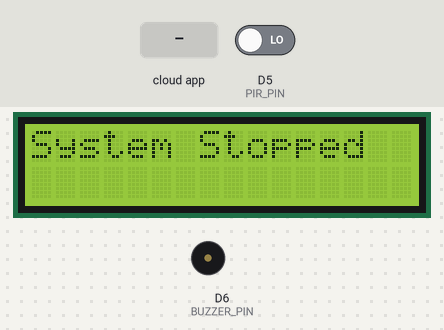
Simulated run of this sketch. Board: ESP8266 (NodeMCU). Parts: 16×2 character LCD, buzzer (waves = sounding, pin HIGH). The test bench sets the inputs (shaded band); at power-on: D5 (PIR_PIN) LOW. WiFi joins after 1.5 s; servers stay silent unless stated; network time is answered at once with the bench clock; the local clock reads 2024-03-15 10:24:30 at power-on unless the sketch sets it; the Firebase database answers and starts empty; what the sketch prints to the serial monitor is not drawn.

Above: at 5.3 s.
5.4 s: the phone or cloud app sets systemEnabled to 1
At 6.0 s:
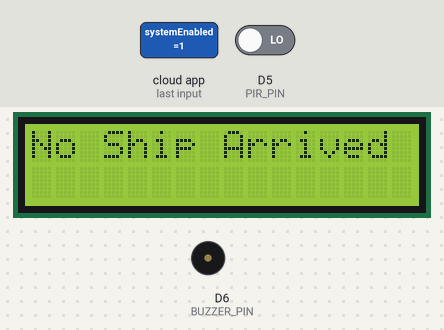
7.1 s: D5 (PIR_PIN) driven HIGH
At 7.9 s:
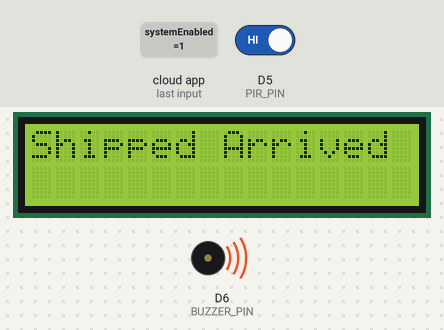
8.7 s: D5 (PIR_PIN) driven LOW
At 9.9 s:
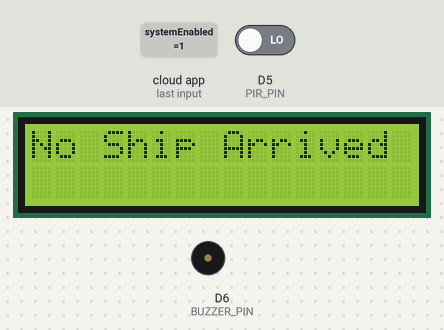
10.2 s: the phone or cloud app sets systemEnabled to 0
At 11.7 s:
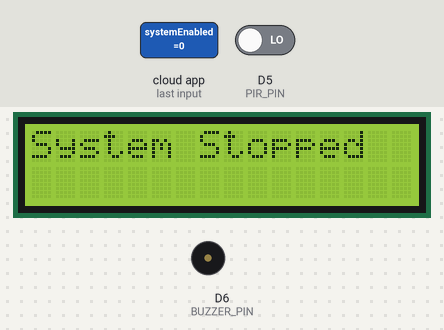
Timing chart, 0 to 12.8 s (numbered marks = the images above; inputs shaded):
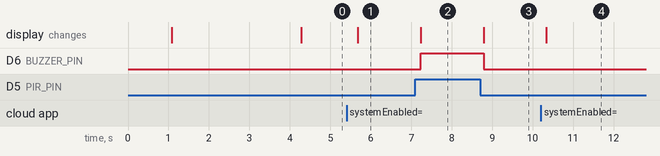

Measured:
- after the input at 5.4 s, the display: changes after 0.28 s (image 1)
- after the input at 7.1 s, D6 (BUZZER_PIN): LOW → HIGH after 0.13 s; the display: changes after 0.13 s (image 2)
- after the input at 8.7 s, D6 (BUZZER_PIN): HIGH → LOW after 0.09 s; the display: changes after 0.09 s (image 3)
- after the input at 10.2 s, the display: changes after 0.14 s (image 4)

The sketch:

Motion_Sensor.ino
```cpp
#include <ESP8266WiFi.h>
#include <FirebaseESP8266.h>
#include <Wire.h>
#include <LiquidCrystal_I2C.h>
#include <WiFiUdp.h>
#include <NTPClient.h>
#include <TimeLib.h>


#define WIFI_SSID      "Redmi 9T"
#define WIFI_PASSWORD  "12345678"


#define API_KEY        "AIzaSyA-2nDmVJpaFg1L36MIIbOaX7sMQf_NbGE"
#define DATABASE_URL   "https://motionsensor-7ad60-default-rtdb.asia-southeast1.firebasedatabase.app/"

// Firebase objects
FirebaseData fbdo;
FirebaseAuth auth;
FirebaseConfig config;


#define PIR_PIN D5
#define BUZZER_PIN D6


LiquidCrystal_I2C lcd(0x27, 16, 2);

// ---------- NTP CONFIG (REAL TIME) ----------
WiFiUDP ntpUDP;
NTPClient timeClient(ntpUDP, "pool.ntp.org", 19800);


bool lastMotionState = false;
unsigned long lastSendTime = 0;
const unsigned long sendInterval = 500;

bool systemEnabled = true;

void connectToWiFi() {
  Serial.print("Connecting to WiFi");
  WiFi.begin(WIFI_SSID, WIFI_PASSWORD);

  while (WiFi.status() != WL_CONNECTED) {
    delay(500);
    Serial.print(".");
  }

  Serial.println();
  Serial.print("Connected! IP: ");
  Serial.println(WiFi.localIP());
}


void setupFirebase() {
  config.api_key = API_KEY;
  config.database_url = DATABASE_URL;

  auth.user.email = "kulindurashmika5@gmail.com";
  auth.user.password = "Rashmika@12";

  Firebase.begin(&config, &auth);
  Firebase.reconnectWiFi(true);

  Serial.println("Connecting to Firebase...");
  unsigned long start = millis();
  while (!Firebase.ready() && millis() - start < 10000) {
    delay(100);
    Serial.print(".");
  }

  Serial.println();
  Serial.println(Firebase.ready() ? "Firebase Ready!" : "Firebase FAILED!");
}


String getFormattedDateTime() {
  timeClient.update();
  unsigned long epochTime = timeClient.getEpochTime();

  int yearVal = year(epochTime);
  int monthVal = month(epochTime);
  int dayVal = day(epochTime);
  int hourVal = hour(epochTime);
  int minuteVal = minute(epochTime);
  int secondVal = second(epochTime);

  String ampm = "AM";
  int displayHour = hourVal;

  if (hourVal == 0) displayHour = 12;
  else if (hourVal == 12) ampm = "PM";
  else if (hourVal > 12) {
    displayHour = hourVal - 12;
    ampm = "PM";
  }

  char buffer[30];
  sprintf(buffer, "%02d/%02d/%04d %02d:%02d:%02d %s",
          dayVal, monthVal, yearVal, displayHour, minuteVal, secondVal, ampm.c_str());

  return String(buffer);
}


void checkSystemState() {
  if (Firebase.getBool(fbdo, "/motion/systemEnabled")) {
    systemEnabled = fbdo.boolData();
  }
}


void sendMotionToFirebase(bool motionState) {
  if (!Firebase.ready()) return;

  Firebase.setBool(fbdo, "/motion/status", motionState);

  String logText = motionState ? "Shipped Arrived" : "No Ship Arrived";
  String timeStamp = getFormattedDateTime();

  FirebaseJson json;
  json.set("event", logText);
  json.set("time", timeStamp);

  Firebase.pushJSON(fbdo, "/motion/logs", json);

  Serial.print("Logged: ");
  Serial.print(logText);
  Serial.print(" at ");
  Serial.println(timeStamp);
}


void setup() {
  Serial.begin(115200);
  delay(1000);

  pinMode(PIR_PIN, INPUT);
  pinMode(BUZZER_PIN, OUTPUT);
  digitalWrite(BUZZER_PIN, LOW);

  lcd.init();
  lcd.backlight();
  lcd.clear();
  lcd.setCursor(0, 0);
  lcd.print("Motion System");
  delay(1500);

  connectToWiFi();
  setupFirebase();

  timeClient.begin();
  timeClient.update();
}


void loop() {
  checkSystemState();

  //  SYSTEM STOPPED MODE
  if (!systemEnabled) {
    digitalWrite(BUZZER_PIN, LOW);
    lcd.clear();
    lcd.setCursor(0, 0);
    lcd.print("System Stopped");
    delay(300);
    return;
  }

  // SYSTEM ACTIVE MODE
  bool motionDetected = digitalRead(PIR_PIN);

  unsigned long now = millis();
  if (motionDetected != lastMotionState || now - lastSendTime > sendInterval) {
    lastMotionState = motionDetected;
    lastSendTime = now;

    if (motionDetected) {
      Serial.println("Shipped Arrived");
      lcd.clear();
      lcd.setCursor(0, 0);
      lcd.print("Shipped Arrived");
      digitalWrite(BUZZER_PIN, HIGH);
    } else {
      Serial.println("No Ship Arrived");
      lcd.clear();
      lcd.setCursor(0, 0);
      lcd.print("No Ship Arrived");
      digitalWrite(BUZZER_PIN, LOW);
    }

    sendMotionToFirebase(motionDetected);
  }

  delay(50);
}
```
